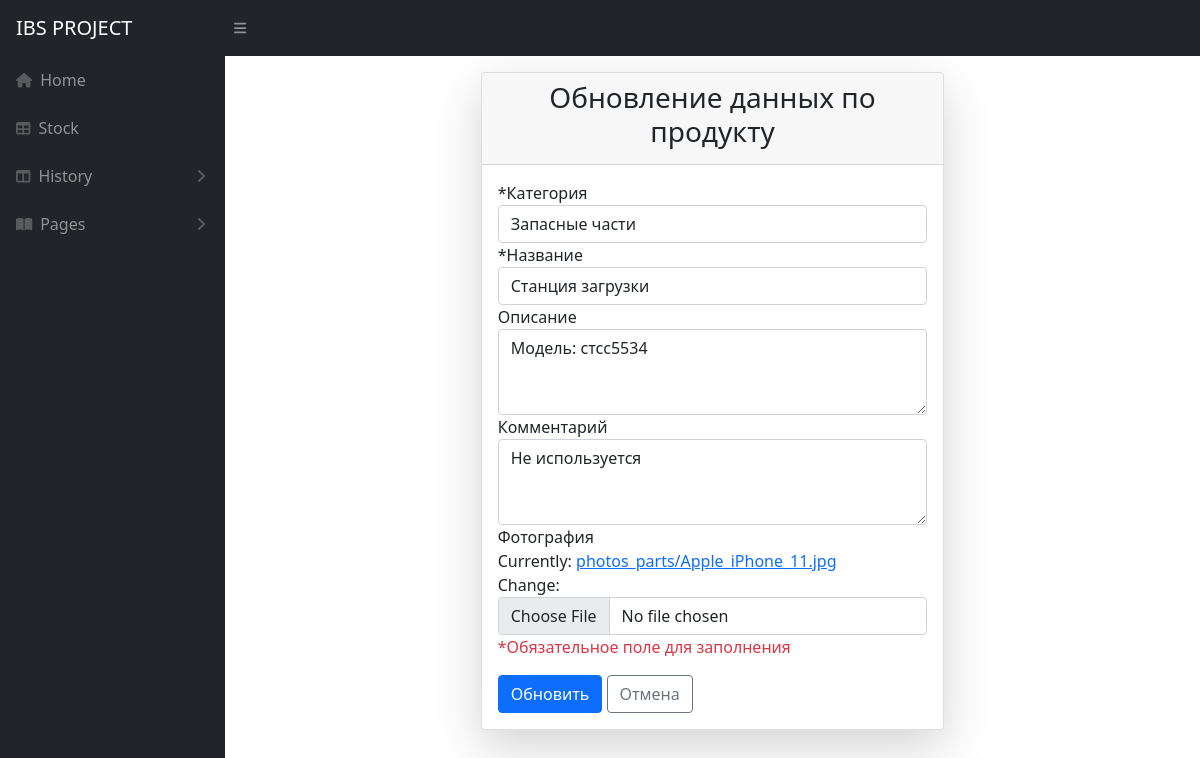
The page /stock/sp00001/update/ on the database its author committed.
### mainapp/models.py (models this page shows, shortened)
class Product(models.Model):
    def func():
        id_all = Product.objects.all()
        if not id_all:
            return 'SP00001'
        else:
            last = str(max(Product.objects.values_list('id'))[0] + 1)
            while len(last) < 5:
                last = str(0) + last
            last_number = str('SP') + last
        return last_number
    category = models.ForeignKey(AssortmentCategory, verbose_name="Категория", on_delete=models.CASCADE, null=True)
    name = models.CharField(max_length=255, verbose_name="Название", null=False)
    description = models.TextField(max_length=2000, verbose_name="Описание", null=True, blank=True)
    slug = AutoSlugField(populate_from='number', editable=True, always_update=True)
    image = models.ImageField(verbose_name="Фотография", upload_to='photos_parts', default='default.jpg')
    comment = models.TextField(max_length=2000, verbose_name="Описание", null=True, blank=True)
    number = models.CharField(max_length=7, unique=True, default=func, verbose_name='Номер продукта')
    class Meta:
        verbose_name = 'Product'
        verbose_name_plural = 'Product'

### mainapp/views.py (the view)
# urls.py: path('stock/<str:slug>/update/', views.ProductUpdateView.as_view(), name='product-update'),
class ProductUpdateView(UpdateView):
    model = Product
    template_name = 'update_product.html'
    form_class = ProductForm
    context_object_name = 'product'

### mainapp/forms.py
class ProductForm(ModelForm):
    class Meta:
        model = Product
        fields = ['category', 'number', 'name', 'description', 'comment', 'image']
        widgets = {
            'category': Select(attrs={
                'class': 'form-control custom-select'
            }),
            'name': TextInput(attrs={
                'class': 'form-control'
            }),
            'number': TextInput(attrs={
                'style': 'display:none'
            }),
            'description': Textarea(attrs={
                'class': 'form-control',
                'rows': '3'
            }),
            'comment': Textarea(attrs={
                'class': 'form-control',
                'rows': '3'
            }),
            'image': ClearableFileInput(attrs={
                'class': 'form-control'
            })
        }

### mainapp/models.py (called while the page is built)
    def __str__(self):
        return self.name

### mainapp/templates/update_product.html (shortened to what this page needs)
{% extends 'base.html' %}
{% block body %}
<div id="layoutSidenav_content">
    <div class="container">
        <div class="row justify-content-center">
            <div class="col-md-6">
                <div class="card shadow-lg border-1 rounded-lg mt-3">
                    <div class="card-header">
                        <h3 class="card-title text-center">Обновление данных по продукту</h3>
                    </div>
                    <form method="post" enctype="multipart/form-data">
                        <div class="card-body" style="display: block;">
                            <div class="form-group">
                                <label for="inputCategory">*Категория</label>
                                <div id="inputCategory">
                                    {{ form.category }}
                                </div>
                            </div>
                            <div class="form-group">
                                <label for="inputName">*Название</label>
                                <div id="inputName">
                                    {{ form.name }}
                                </div>
                            </div>
                            <div class="form-group">
                                <label for="inputDescription">Описание</label>
                                <div id="inputDescription">
                                    {{ form.description }}
                                </div>
                            </div>
                            <div class="form-group">
                                <label for="inputComment">Комментарий</label>
                                <div id="inputComment">
                                    {{ form.comment }}
                                </div>
                            </div>
                            <div class="form-group">
                                <label for="inputPhoto">Фотография</label>
                                <div id="inputPhoto">
                                    {{ form.image }}
                                </div>
                            </div>
                            <p class="text-danger">*Обязательное поле для заполнения</p>
                            <button type="submit" class="btn btn-primary btn-block">Обновить</button>
                            <a class="btn btn-secondary" href="{% url 'product-detail' product.slug %}" role="button">Отмена</a>
                        </div>
                    </form>
                </div>
            </div>
        </div>
    </div>
</div>
{% endblock %}

### rows shown on the page
Product: category "Запасные части", name "Станция загрузки", description "Модель: стсс5534", comment "Не используется"
